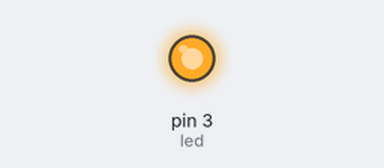
A sketch run on a simulated Arduino Uno, built with avr-gcc and run on an emulated ATmega328P. On the bench: output pins drawn as LEDs (lit = HIGH).

Above: at 0.1 s.
Timing chart, 0 to 1.6 s (numbered marks = the images above):
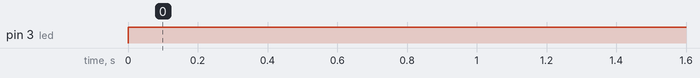

Measured:
- by itself, pin 3 (led): LOW → HIGH at 0.00 s

The sketch:

06_Encender_led_con_grado_de_intensidad_luminosa.ino
```cpp
//Enciende el led con un grado de luminosidad
int led= 3; //se asigna led a pin 3
void setup() {
 pinMode (led,OUTPUT);  // se asigna que led es una salida

}

void loop() {
analogWrite(led,255);  // enciende led con itensidad luminica 255= 5V, por tanto 0=0v, 127= 2,5 V

}
//Diagrama de conexión ver en https://github.com/RafaelLandy/Aprendiendo_arduino/tree/master/06_Encender_led_con_grado_de_intensidad_luminosa
```
